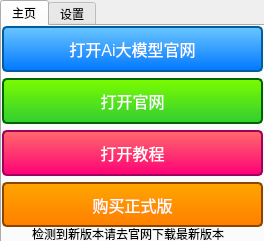
<?xml version="1.0" encoding="UTF-8"?>
<ui version="4.0">
 <class>main</class>
 <widget class="QWidget" name="main">
  <property name="geometry">
   <rect>
    <x>0</x>
    <y>0</y>
    <width>264</width>
    <height>241</height>
   </rect>
  </property>
  <property name="windowTitle">
   <string>QuickAi快问Ai</string>
  </property>
  <widget class="QTabWidget" name="tabWidget">
   <property name="geometry">
    <rect>
     <x>0</x>
     <y>0</y>
     <width>271</width>
     <height>251</height>
    </rect>
   </property>
   <property name="currentIndex">
    <number>0</number>
   </property>
   <widget class="QWidget" name="tab">
    <attribute name="title">
     <string>主页</string>
    </attribute>
    <widget class="QWidget" name="verticalLayoutWidget">
     <property name="geometry">
      <rect>
       <x>0</x>
       <y>0</y>
       <width>261</width>
       <height>201</height>
      </rect>
     </property>
     <layout class="QVBoxLayout" name="verticalLayout">
      <item>
       <widget class="QPushButton" name="pushButton_6">
        <property name="sizePolicy">
         <sizepolicy hsizetype="Minimum" vsizetype="Minimum">
          <horstretch>0</horstretch>
          <verstretch>0</verstretch>
         </sizepolicy>
        </property>
        <property name="font">
         <font>
          <pointsize>12</pointsize>
         </font>
        </property>
        <property name="styleSheet">
         <string notr="true">QPushButton {
    background-color: qlineargradient(x1:0, y1:0, x2:0, y2:1, stop:0 #6BC6FF, stop:1 #0077FF);
    border-style: solid;
    border-radius: 5px;
    border-width: 2px;
    border-color: #005D9F;
    color: white;
    padding: 10px;
}

QPushButton:hover {
    background-color: qlineargradient(x1:0, y1:0, x2:0, y2:1, stop:0 #7EDFFF, stop:1 #0088FF);
}

QPushButton:pressed {
    background-color: #005D9F;
    border-color: #003366;
}</string>
        </property>
        <property name="text">
         <string>打开Ai大模型官网</string>
        </property>
       </widget>
      </item>
      <item>
       <widget class="QPushButton" name="pushButton_11">
        <property name="sizePolicy">
         <sizepolicy hsizetype="Minimum" vsizetype="Minimum">
          <horstretch>0</horstretch>
          <verstretch>0</verstretch>
         </sizepolicy>
        </property>
        <property name="font">
         <font>
          <pointsize>12</pointsize>
         </font>
        </property>
        <property name="styleSheet">
         <string notr="true">QPushButton {
    background-color: qlineargradient(x1:0, y1:0, x2:0, y2:1, stop:0 #7CFC00, stop:1 #32CD32);
    border-style: solid;
    border-radius: 5px;
    border-width: 2px;
    border-color: #006400;
    color: white;
    padding: 10px;
}

QPushButton:hover {
    background-color: qlineargradient(x1:0, y1:0, x2:0, y2:1, stop:0 #ADFF2F, stop:1 #7FFF00);
}

QPushButton:pressed {
    background-color: #006400;
    border-color: #003300;
}</string>
        </property>
        <property name="text">
         <string>打开官网</string>
        </property>
       </widget>
      </item>
      <item>
       <widget class="QPushButton" name="pushButton_4">
        <property name="sizePolicy">
         <sizepolicy hsizetype="Minimum" vsizetype="Minimum">
          <horstretch>0</horstretch>
          <verstretch>0</verstretch>
         </sizepolicy>
        </property>
        <property name="font">
         <font>
          <pointsize>12</pointsize>
         </font>
        </property>
        <property name="styleSheet">
         <string notr="true">QPushButton {
    background-color: qlineargradient(x1:0, y1:0, x2:0, y2:1, stop:0 #FF6B6B, stop:1 #FF0077);
    border-style: solid;
    border-radius: 5px;
    border-width: 2px;
    border-color: #9F005D;
    color: white;
    padding: 10px;
}

QPushButton:hover {
    background-color: qlineargradient(x1:0, y1:0, x2:0, y2:1, stop:0 #FF7E7E, stop:1 #FF0088);
}

QPushButton:pressed {
    background-color: #9F005D;
    border-color: #660033;
}
</string>
        </property>
        <property name="text">
         <string>打开教程</string>
        </property>
       </widget>
      </item>
      <item>
       <widget class="QPushButton" name="pushButton_7">
        <property name="sizePolicy">
         <sizepolicy hsizetype="Minimum" vsizetype="Minimum">
          <horstretch>0</horstretch>
          <verstretch>0</verstretch>
         </sizepolicy>
        </property>
        <property name="font">
         <font>
          <pointsize>12</pointsize>
         </font>
        </property>
        <property name="styleSheet">
         <string notr="true">QPushButton {
    background-color: qlineargradient(x1:0, y1:0, x2:0, y2:1, stop:0 #FFA500, stop:1 #FF7F00);
    border-style: solid;
    border-radius: 5px;
    border-width: 2px;
    border-color: #8B4500;
    color: white;
    padding: 10px;
}

QPushButton:hover {
    background-color: qlineargradient(x1:0, y1:0, x2:0, y2:1, stop:0 #FFBF00, stop:1 #FF8800);
}

QPushButton:pressed {
    background-color: #8B4500;
    border-color: #663300;
}</string>
        </property>
        <property name="text">
         <string>购买正式版</string>
        </property>
       </widget>
      </item>
     </layout>
    </widget>
    <widget class="QLabel" name="label_2">
     <property name="geometry">
      <rect>
       <x>30</x>
       <y>200</y>
       <width>201</width>
       <height>16</height>
      </rect>
     </property>
     <property name="text">
      <string>检测到新版本请去官网下载最新版本</string>
     </property>
    </widget>
   </widget>
   <widget class="QWidget" name="tab_2">
    <attribute name="title">
     <string>设置</string>
    </attribute>
    <widget class="QWidget" name="horizontalLayoutWidget">
     <property name="geometry">
      <rect>
       <x>0</x>
       <y>80</y>
       <width>261</width>
       <height>131</height>
      </rect>
     </property>
     <layout class="QHBoxLayout" name="horizontalLayout" stretch="1,0,0">
      <item>
       <widget class="QListView" name="listView"/>
      </item>
      <item>
       <widget class="Line" name="line">
        <property name="orientation">
         <enum>Qt::Vertical</enum>
        </property>
       </widget>
      </item>
      <item>
       <widget class="QTableView" name="tableView"/>
      </item>
     </layout>
    </widget>
    <widget class="QWidget" name="gridLayoutWidget">
     <property name="geometry">
      <rect>
       <x>0</x>
       <y>30</y>
       <width>261</width>
       <height>51</height>
      </rect>
     </property>
     <layout class="QGridLayout" name="gridLayout">
      <item row="0" column="1">
       <widget class="QCheckBox" name="checkBox_2">
        <property name="layoutDirection">
         <enum>Qt::LeftToRight</enum>
        </property>
        <property name="text">
         <string>悬浮窗跟随</string>
        </property>
       </widget>
      </item>
      <item row="0" column="0">
       <widget class="QCheckBox" name="checkBox">
        <property name="text">
         <string>悬浮操作条</string>
        </property>
       </widget>
      </item>
      <item row="1" column="0">
       <widget class="QCheckBox" name="checkBox_3">
        <property name="text">
         <string>打开至托盘</string>
        </property>
       </widget>
      </item>
      <item row="1" column="1">
       <widget class="QCheckBox" name="checkBox_4">
        <property name="layoutDirection">
         <enum>Qt::LeftToRight</enum>
        </property>
        <property name="text">
         <string>开机自启动</string>
        </property>
       </widget>
      </item>
     </layout>
    </widget>
    <widget class="QWidget" name="gridLayoutWidget_2">
     <property name="geometry">
      <rect>
       <x>0</x>
       <y>0</y>
       <width>261</width>
       <height>31</height>
      </rect>
     </property>
     <layout class="QGridLayout" name="gridLayout_2" columnstretch="1,2,1">
      <item row="0" column="1">
       <widget class="QComboBox" name="comboBox">
        <item>
         <property name="text">
          <string>ChatGpt</string>
         </property>
        </item>
        <item>
         <property name="text">
          <string>通义千问</string>
         </property>
        </item>
        <item>
         <property name="text">
          <string>文心一言</string>
         </property>
        </item>
        <item>
         <property name="text">
          <string>讯飞星火</string>
         </property>
        </item>
        <item>
         <property name="text">
          <string>智谱清言</string>
         </property>
        </item>
        <item>
         <property name="text">
          <string>字节豆包</string>
         </property>
        </item>
        <item>
         <property name="text">
          <string>deepseek</string>
         </property>
        </item>
        <item>
         <property name="text">
          <string>kimi</string>
         </property>
        </item>
        <item>
         <property name="text">
          <string>mytan</string>
         </property>
        </item>
       </widget>
      </item>
      <item row="0" column="0">
       <widget class="QLabel" name="label">
        <property name="text">
         <string>模型选择</string>
        </property>
        <property name="alignment">
         <set>Qt::AlignCenter</set>
        </property>
       </widget>
      </item>
      <item row="0" column="2">
       <widget class="QPushButton" name="pushButton">
        <property name="text">
         <string>打开Ai官网</string>
        </property>
       </widget>
      </item>
     </layout>
    </widget>
   </widget>
  </widget>
 </widget>
 <resources/>
 <connections>
  <connection>
   <sender>comboBox</sender>
   <signal>activated(int)</signal>
   <receiver>main</receiver>
   <slot>model()</slot>
   <hints>
    <hint type="sourcelabel">
     <x>130</x>
     <y>40</y>
    </hint>
    <hint type="destinationlabel">
     <x>397</x>
     <y>92</y>
    </hint>
   </hints>
  </connection>
  <connection>
   <sender>checkBox</sender>
   <signal>stateChanged(int)</signal>
   <receiver>main</receiver>
   <slot>popup()</slot>
   <hints>
    <hint type="sourcelabel">
     <x>53</x>
     <y>67</y>
    </hint>
    <hint type="destinationlabel">
     <x>83</x>
     <y>500</y>
    </hint>
   </hints>
  </connection>
  <connection>
   <sender>checkBox_2</sender>
   <signal>stateChanged(int)</signal>
   <receiver>main</receiver>
   <slot>popups()</slot>
   <hints>
    <hint type="sourcelabel">
     <x>192</x>
     <y>73</y>
    </hint>
    <hint type="destinationlabel">
     <x>405</x>
     <y>79</y>
    </hint>
   </hints>
  </connection>
  <connection>
   <sender>checkBox_3</sender>
   <signal>stateChanged(int)</signal>
   <receiver>main</receiver>
   <slot>tray()</slot>
   <hints>
    <hint type="sourcelabel">
     <x>73</x>
     <y>97</y>
    </hint>
    <hint type="destinationlabel">
     <x>144</x>
     <y>429</y>
    </hint>
   </hints>
  </connection>
  <connection>
   <sender>checkBox_4</sender>
   <signal>stateChanged(int)</signal>
   <receiver>main</receiver>
   <slot>start()</slot>
   <hints>
    <hint type="sourcelabel">
     <x>184</x>
     <y>95</y>
    </hint>
    <hint type="destinationlabel">
     <x>224</x>
     <y>371</y>
    </hint>
   </hints>
  </connection>
  <connection>
   <sender>listView</sender>
   <signal>clicked(QModelIndex)</signal>
   <receiver>main</receiver>
   <slot>category_click()</slot>
   <hints>
    <hint type="sourcelabel">
     <x>44</x>
     <y>141</y>
    </hint>
    <hint type="destinationlabel">
     <x>93</x>
     <y>457</y>
    </hint>
   </hints>
  </connection>
  <connection>
   <sender>pushButton</sender>
   <signal>clicked()</signal>
   <receiver>main</receiver>
   <slot>ai()</slot>
   <hints>
    <hint type="sourcelabel">
     <x>236</x>
     <y>44</y>
    </hint>
    <hint type="destinationlabel">
     <x>357</x>
     <y>63</y>
    </hint>
   </hints>
  </connection>
  <connection>
   <sender>pushButton_6</sender>
   <signal>clicked()</signal>
   <receiver>main</receiver>
   <slot>ai()</slot>
   <hints>
    <hint type="sourcelabel">
     <x>162</x>
     <y>57</y>
    </hint>
    <hint type="destinationlabel">
     <x>423</x>
     <y>62</y>
    </hint>
   </hints>
  </connection>
  <connection>
   <sender>pushButton_11</sender>
   <signal>clicked()</signal>
   <receiver>main</receiver>
   <slot>ztough()</slot>
   <hints>
    <hint type="sourcelabel">
     <x>210</x>
     <y>102</y>
    </hint>
    <hint type="destinationlabel">
     <x>437</x>
     <y>140</y>
    </hint>
   </hints>
  </connection>
  <connection>
   <sender>pushButton_4</sender>
   <signal>clicked()</signal>
   <receiver>main</receiver>
   <slot>tutorial()</slot>
   <hints>
    <hint type="sourcelabel">
     <x>165</x>
     <y>141</y>
    </hint>
    <hint type="destinationlabel">
     <x>438</x>
     <y>215</y>
    </hint>
   </hints>
  </connection>
  <connection>
   <sender>pushButton_7</sender>
   <signal>clicked()</signal>
   <receiver>main</receiver>
   <slot>renew()</slot>
   <hints>
    <hint type="sourcelabel">
     <x>104</x>
     <y>193</y>
    </hint>
    <hint type="destinationlabel">
     <x>466</x>
     <y>290</y>
    </hint>
   </hints>
  </connection>
 </connections>
 <slots>
  <slot>model()</slot>
  <slot>popup()</slot>
  <slot>popups()</slot>
  <slot>tray()</slot>
  <slot>start()</slot>
  <slot>category_click()</slot>
  <slot>save()</slot>
  <slot>ai()</slot>
  <slot>ztough()</slot>
  <slot>tutorial()</slot>
  <slot>renew()</slot>
 </slots>
</ui>
